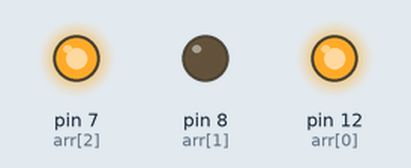
Bench run of a sketch on a simulated Arduino Uno, built with avr-gcc and run on an emulated ATmega328P. On the bench: output pins drawn as LEDs (lit = HIGH).

Above: at 0.1 s.
Timing chart, 0 to 1.6 s (numbered marks = the images above):
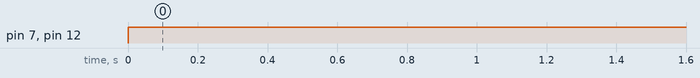

The sketch:

aurdiuno_basics1.ino
```cpp
int arr[3]={12,8,7};
int i=0;
int arr_bin[3]={1,0,1};

void setup()
{
  for(i=0;i<3;i++)
  {
    pinMode(arr[i], OUTPUT);
  }
}

void loop(){
  for (i=0;i<3;i++)
  {
    digitalWrite(arr[i],arr_bin[i]);
  }
  delay(500);
}
```

Measured:
- by itself, pin 7 (arr[2]), pin 12 (arr[0]): LOW → HIGH at 0.00 s
